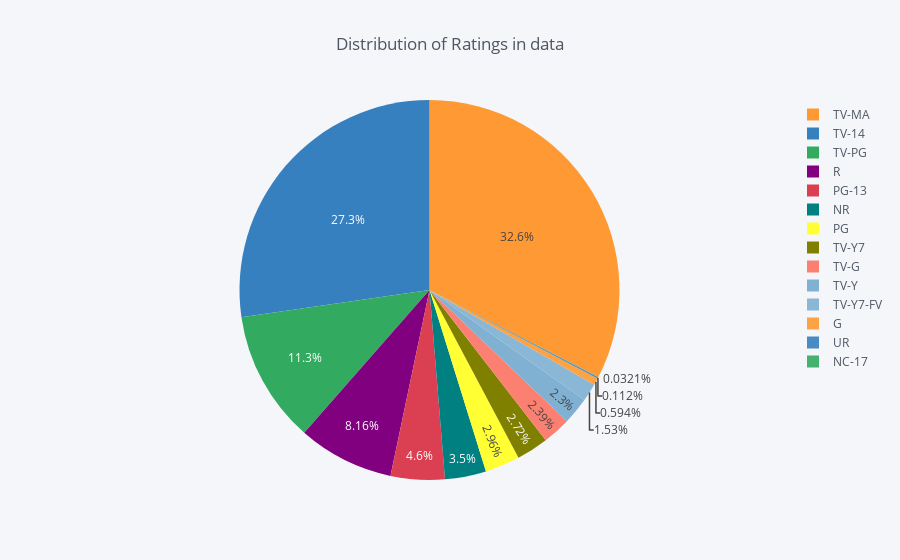

The notebook cell this image was saved under:
### Code cell
temp = netdata['rating'].value_counts()
df = pd.DataFrame({'rating':temp.index,'values':temp.values})
df.iplot(kind='pie',labels='rating',values='values',title= 'Distribution of Ratings in data')

### Figure 1 — Plotly figure (JSON) as saved in the notebook; plotly's stock layout.template omitted (floating-point values rounded to 4 significant figures)
{"data": [{"labels": ["TV-MA", "TV-14", "TV-PG", "R", "PG-13", "NR", "PG", "TV-Y7", "TV-G", "TV-Y", "TV-Y7-FV", "G", "UR", "NC-17"], "marker": {"colors": ["rgba(255, 153, 51, 1.0)", "rgba(55, 128, 191, 1.0)", "rgba(50, 171, 96, 1.0)", "rgba(128, 0, 128, 1.0)", "rgba(219, 64, 82, 1.0)", "rgba(0, 128, 128, 1.0)", "rgba(255, 255, 51, 1.0)", "rgba(128, 128, 0, 1.0)", "rgba(251, 128, 114, 1.0)", "rgba(128, 177, 211, 1.0)", "rgba(128, 177, 211, 0.8999999999999999)", "rgba(255, 153, 51, 0.8999999999999999)", "rgba(55, 128, 191, 0.8999999999999999)", "rgba(50, 171, 96, 0.8999999999999999)"]}, "name": "", "type": "pie", "values": [2027, 1698, 701, 508, 286, 218, 184, 169, 149, 143, 95, 37, 7, 2]}], "layout": {"legend": {"bgcolor": "#F5F6F9", "font": {"color": "#4D5663"}}, "paper_bgcolor": "#F5F6F9", "plot_bgcolor": "#F5F6F9", "title": "Distribution of Ratings in data", "titlefont": {"color": "#4D5663"}}}
